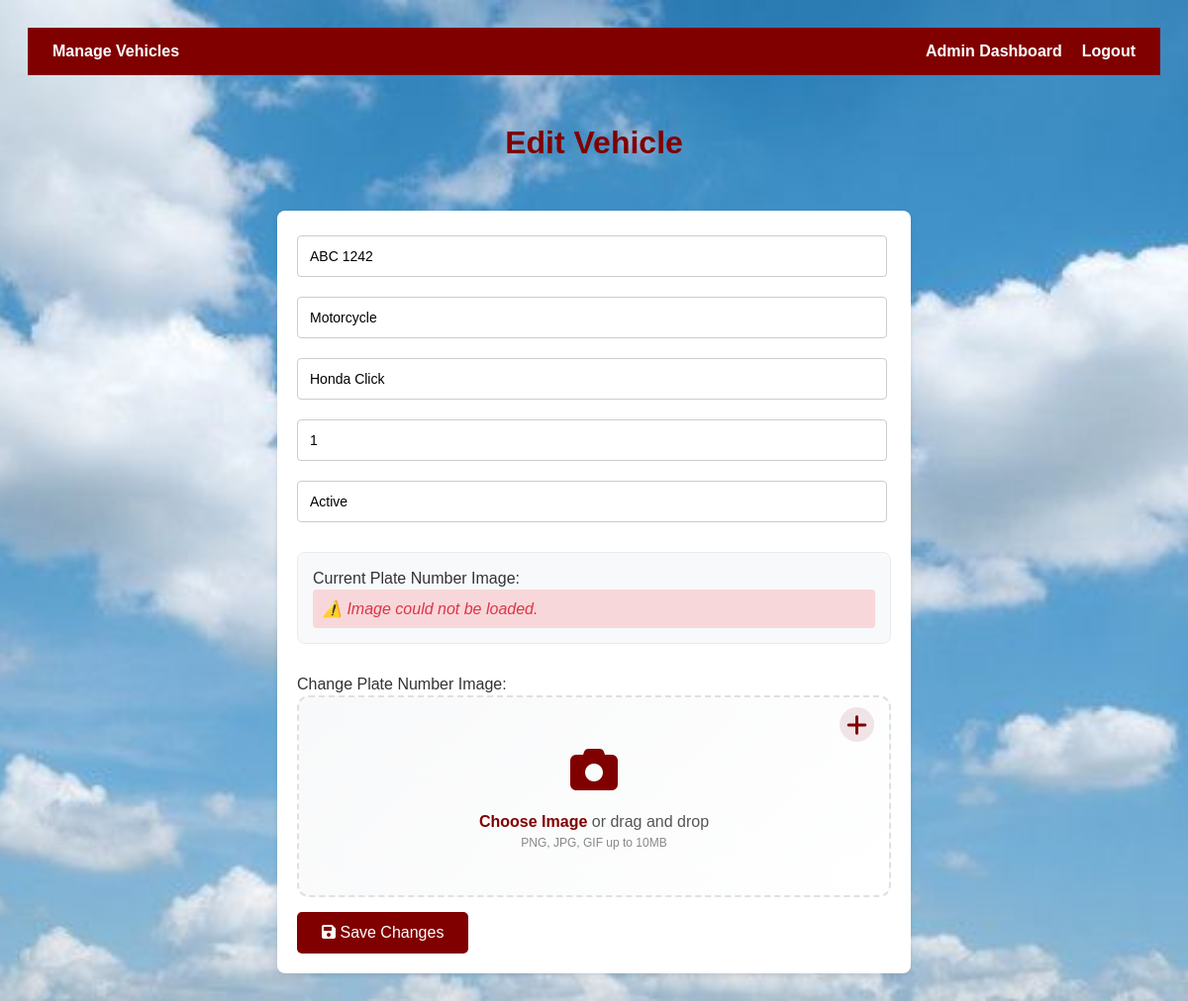
/editvehicle.php?vehicleid=2, run on the app's committed database.
### tables this page shows
CREATE TABLE `vehicle` (
  `VehicleID` int(255) NOT NULL,
  `PlateNumber` varchar(50) NOT NULL,
  `Type` varchar(50) NOT NULL,
  `Model` varchar(50) NOT NULL,
  `OwnerID` int(60) NOT NULL,
  `Status` varchar(40) NOT NULL,
  `DateRegistered` date NOT NULL DEFAULT current_timestamp(),
  `PlateNumberImage` varchar(255) NOT NULL,
  `Reg_Stat` varchar(100) NOT NULL DEFAULT 'Approved'
);

### editvehicle.php (the view, shortened to what this page needs)
<?php
$conn = openCon();
$vehicleID = $_GET['vehicleid'];
$sql = "SELECT * FROM vehicle WHERE VehicleID=?";
$stmt = $conn->prepare($sql);
$stmt->bind_param("i", $vehicleID);
$stmt->execute();
$result = $stmt->get_result();
$vehicle = $result->fetch_assoc();
?>
<!DOCTYPE html>
<html lang="en">
<head>
  <link href="https://cdnjs.cloudflare.com/ajax/libs/font-awesome/6.0.0/css/all.min.css" rel="stylesheet">
</head>
<body>
<nav>
  <a href="adminlogin.php" style="float: right; color: white; font-weight: bold;">Logout</a>
  <a href="admindashboard.php" style="float: right; color: white; font-weight: bold;">Admin Dashboard</a>
  <a href="manage_vehicle.php" style="color: white; font-weight: bold;">Manage Vehicles</a>
</nav>
<h1>Edit Vehicle</h1>
<form method="POST" action="" enctype="multipart/form-data">
    <input type="text" name="PlateNumber" placeholder="Plate Number" value="<?= htmlspecialchars($vehicle['PlateNumber']) ?>" required>
    <input type="text" name="Type" placeholder="Vehicle Type" value="<?= htmlspecialchars($vehicle['Type']) ?>" required>
    <input type="text" name="Model" placeholder="Vehicle Model" value="<?= htmlspecialchars($vehicle['Model']) ?>" required>
    <input type="text" name="OwnerID" placeholder="Owner ID" value="<?= htmlspecialchars($vehicle['OwnerID']) ?>" required>
    <input type="text" name="Status" placeholder="Status" value="<?= htmlspecialchars($vehicle['Status']) ?>" required>
    <div class="current-image-container">
        <p>Current Plate Number Image:</p>
        <?php if (!empty($vehicle['PlateNumberImage'])): ?>
            <div style="display: none; color: #dc3545; font-style: italic; padding: 10px; background: #f8d7da; border-radius: 4px;">
                ⚠️ Image could not be loaded.
            </div>
        <?php else: ?>
            <p style="color: #888; font-style: italic;">No Image</p>
        <?php endif; ?>
    </div>
    <div class="file-upload-container">
        <p>Change Plate Number Image:</p>
        <label for="plateImageInput" class="file-upload-box" id="fileUploadBox">
            <div class="upload-plus">
                <i class="fas fa-plus"></i>
            </div>
            <div class="upload-icon">
                <i class="fas fa-camera"></i>
            </div>
            <div class="upload-text">
                <strong>Choose Image</strong> or drag and drop
            </div>
            <div class="upload-hint">
                PNG, JPG, GIF up to 10MB
            </div>
        </label>
    </div>
    <button type="submit">
        <i class="fas fa-save"></i> Save Changes
    </button>
</form>
</body>
</html>

### editvehicle.php (style rules this page uses)
body { font-family: 'Poppins', sans-serif; background: url("Assets/langit.jpg") no-repeat center center fixed; background-size: cover; padding: 20px; }
nav { background-color: maroon; padding: 15px; margin-bottom: 20px; }
nav a { color: white; margin: 0 10px; text-decoration: none; font-weight: bold; }
h1 { color: maroon; text-align: center; margin-top: 50px; margin-bottom: 50px; }
form { background: white; padding: 20px; border-radius: 8px; box-shadow: 0 2px 5px rgba(0,0,0,0.1); max-width: 600px; margin: auto; }
input[type="text"], input[type="number"], input[type="email"] { width: 95%; padding: 12px; margin-top: 5px; margin-bottom: 15px; border: 1px solid #ccc; border-radius: 4px; font-size: 14px; }
.file-upload-container { position: relative; display: inline-block; width: 100%; margin: 15px 0; }
.file-upload-box { display: flex; align-items: center; justify-content: center; flex-direction: column; padding: 40px 20px; border: 2px dashed #e0e0e0; border-radius: 12px; background: linear-gradient(135deg, #f8f9fa, #ffffff); cursor: pointer; transition: all 0.3s ease; min-height: 120px; position: relative; overflow: hidden; }
.file-upload-box::before { content: ''; position: absolute; top: 0; left: -100%; width: 100%; height: 100%; background: linear-gradient(90deg, transparent, rgba(128, 0, 32, 0.05), transparent); transition: left 0.5s ease; }
.upload-icon { font-size: 48px; color: maroon; margin-bottom: 15px; transition: all 0.3s ease; }
.upload-plus { position: absolute; top: 10px; right: 15px; font-size: 24px; color: maroon; background: rgba(128, 0, 32, 0.1); width: 35px; height: 35px; border-radius: 50%; display: flex; align-items: center; justify-content: center; transition: all 0.3s ease; }
.upload-text { text-align: center; color: #555; font-size: 16px; font-weight: 500; }
.upload-text strong { color: maroon; font-weight: 600; }
.upload-hint { font-size: 12px; color: #888; margin-top: 5px; }
button { background-color: maroon; color: white; padding: 12px 25px; border: none; border-radius: 5px; cursor: pointer; font-size: 16px; font-weight: 500; transition: all 0.3s ease; }
p { margin-top: 2px; margin-bottom: 2px; font-weight: 500; color: #333; }
.current-image-container { margin: 15px 0; padding: 15px; background: #f8f9fa; border-radius: 8px; border: 1px solid #e9ecef; }

### data on the page
vehicle: PlateNumber "ABC 1242", Type "Motorcycle", Model "Honda Click", OwnerID "1", Status "Active"
